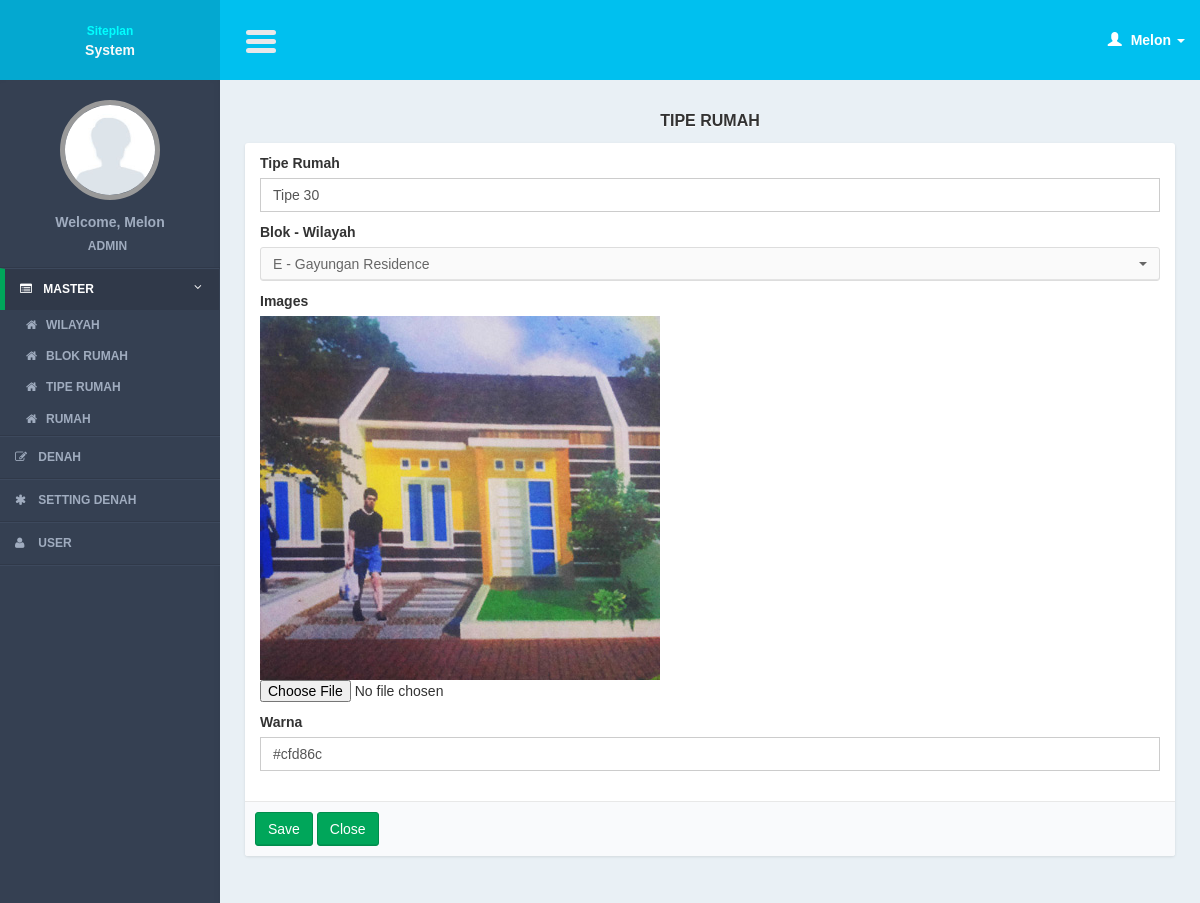
The page /controllers/table_type.php?page=form&id=11 (signed in) on the database its author committed.
### tables this page shows
CREATE TABLE IF NOT EXISTS `table_types` (
`tt_id` int(11) NOT NULL,
  `tt_name` varchar(100) NOT NULL,
  `tb_id` int(11) NOT NULL,
  `tt_img` text NOT NULL,
  `tt_color` varchar(10) NOT NULL
);

CREATE TABLE IF NOT EXISTS `table_blocks` (
`tb_id` int(11) NOT NULL,
  `tb_name` varchar(100) NOT NULL,
  `building_id` int(11) NOT NULL
);

CREATE TABLE IF NOT EXISTS `buildings` (
`building_id` int(11) NOT NULL,
  `building_name` varchar(100) NOT NULL,
  `building_img` text NOT NULL
);

### models/table_type_model.php (called while the page is built, shortened)
<?php
function select_table_block(){
	$query = mysql_query("select a.* , b.building_name
							from table_blocks a
							join buildings b on b.building_id = a.building_id
							order by building_id");
	return $query;
}
function read_id($id){
	$query = mysql_query("select *
			from table_types
			where tt_id = '$id'");
	$result = mysql_fetch_object($query);
	return $result;
}
?>

### views/table_type/form.php (the view, shortened to what this page needs)
      <section class="content">
          <div class="row">
              <div class="col-md-12">
                <div class="title_page"> <?= $title ?></div>
                   <form action="<?= $action?>" method="post" enctype="multipart/form-data" role="form">
                  <div class="box box-cokelat">
                      <div class="box-body">
                              <div class="col-md-12">
                              <div class="form-group">
                                  <label>Tipe Rumah</label>
                                  <input required type="text" name="i_name" class="form-control" placeholder="Masukkan tipe rumah..." value="<?= $row->tt_name ?>"/>
                              </div>
                         		 <div class="form-group">
                                <label>Blok - Wilayah</label>
                                 <?php
                                 while($r_tb = mysql_fetch_array($query_tb)){
   ?>
                                   <option value="<?= $r_tb['tb_id'] ?>" <?php if($row->tb_id == $r_tb['tb_id']){ ?> selected="selected"<?php } ?>><?= $r_tb['tb_name']." - ".$r_tb['building_name']?></option>
                                   <?php
   }
	 ?>
                        		</div>
                                  <div class="form-group">
                               <label>Images</label>
                                <?php
                              if($id){
	 $gambar = ($row->tt_img) ? $row->tt_img : "img_not_found.png";
?>
                              <br />
                              <img src="<?= "../img/table_type/".$gambar ?>" style="max-width:100%;"/>
                              <?php
}
?>
                                 <input type="file" name="i_img" id="i_img" />
                              </div>
                          <div class="form-group">
                              <label>Warna</label>
                              <input required name="i_color" type="text" class="form-control my-colorpicker1" value="<?= $row->tt_color ?>"/>
                          </div>
                              </div>
                      </div>
                        <div class="box-footer">
                      <input class="btn btn-success" type="submit" value="Save"/>
                      <a href="<?= $close_button?>" class="btn btn-success" >Close</a>
                   </div>
                  </div>
             </form>
              </div>
          </div>
      </section>

### css/AdminLTE.css (style rules this page uses)
html { font-family: 'Source Sans Pro', sans-serif; -webkit-font-smoothing: antialiased; min-height: 100%; background: #E9F0F5; }
body { font-family: 'Source Sans Pro', sans-serif; -webkit-font-smoothing: antialiased; min-height: 100%; background: #E9F0F5; }
a { color: #3c8dbc; }
.content { padding: 30px 10px; }
img { max-width: 100%important; }
.form-control { -webkit-border-radius: 0px !important; -moz-border-radius: 0px !important; border-radius: 0px !important; box-shadow: none; }
.box { position: relative; margin-bottom: 20px; -webkit-border-radius: 3px; -moz-border-radius: 3px; border-radius: 3px !important; width: 100%; background:#fff; box-shadow: 0 1px 3px rgba(0, 0, 0, 0.1); }
.box .box-body { padding-top:10px; -webkit-border-top-left-radius: 0; -webkit-border-top-right-radius: 0; -webkit-border-bottom-right-radius: 3px; -webkit-border-bottom-left-radius: 3px; -moz-border-radius-topleft: 0; -moz-border-radius-topright: 0; -moz-border-radius-bottomright: 3px; -moz-border-radius-bottomleft: 3px; border-top-left-radius: 0; border-top-right-radius: 0; border-bottom-right-radius: 3px; border-bottom-left-radius: 3px; border-radius:3px; padding-bottom:20px; }
.box .box-footer { border-top: 1px solid #e8e8e8; -webkit-border-top-left-radius: 0; -webkit-border-top-right-radius: 0; -webkit-border-bottom-right-radius: 3px; -webkit-border-bottom-left-radius: 3px; -moz-border-radius-topleft: 0; -moz-border-radius-topright: 0; -moz-border-radius-bottomright: 3px; -moz-border-radius-bottomleft: 3px; border-top-left-radius: 0; border-top-right-radius: 0; border-bottom-right-radius: 3px; border-bottom-left-radius: 3px; background:#F9FAFC; padding: 10px; }
.btn { font-weight: 500; -webkit-border-radius: 3px; -moz-border-radius: 3px; border-radius: 3px; border: 1px solid transparent; -webkit-box-shadow: inset 0px -2px 0px 0px rgba(0, 0, 0, 0.09); -moz-box-shadow: inset 0px -2px 0px 0px rgba(0, 0, 0, 0.09); box-shadow: inset 0px -1px 0px 0px rgba(0, 0, 0, 0.09); }
.btn.btn-success { background-color: #00a65a; border-color: #008d4c; }
.title_page { font-size:medium; text-align:center; font-weight:bold; margin-bottom:10px; text-shadow: 0 1px 1px #ffffff; text-transform:uppercase; }

### css/tooltip/tooltip-classic.css (style rules this page uses)
html, body { margin:0; height:100%; font-family: arial; }

### rows shown on the page
table_types: i_name "Tipe 30", tt_img (picture), i_color "#cfd86c"
table_blocks: tb_name "E", building.building_name "Gayungan Residence"

### other values the page prints
$user_data[0] "Melon"
$user_data[1] "ADMIN"
$title "TIPE RUMAH"
